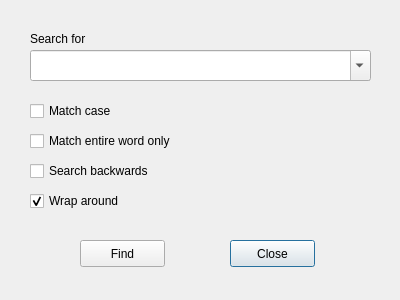
<?xml version="1.0" encoding="UTF-8"?>
<ui version="4.0">
 <class>FindDialog</class>
 <widget class="QDialog" name="FindDialog">
  <property name="geometry">
   <rect>
    <x>0</x>
    <y>0</y>
    <width>400</width>
    <height>300</height>
   </rect>
  </property>
  <property name="windowTitle">
   <string>Find</string>
  </property>
  <property name="sizeGripEnabled">
   <bool>false</bool>
  </property>
  <property name="modal">
   <bool>false</bool>
  </property>
  <widget class="QLabel" name="label">
   <property name="geometry">
    <rect>
     <x>30</x>
     <y>30</y>
     <width>64</width>
     <height>17</height>
    </rect>
   </property>
   <property name="text">
    <string>Search for</string>
   </property>
  </widget>
  <widget class="QCheckBox" name="checkBox_1">
   <property name="geometry">
    <rect>
     <x>30</x>
     <y>100</y>
     <width>94</width>
     <height>22</height>
    </rect>
   </property>
   <property name="text">
    <string>Match case</string>
   </property>
  </widget>
  <widget class="QCheckBox" name="checkBox_2">
   <property name="geometry">
    <rect>
     <x>30</x>
     <y>130</y>
     <width>169</width>
     <height>22</height>
    </rect>
   </property>
   <property name="text">
    <string>Match entire word only</string>
   </property>
  </widget>
  <widget class="QCheckBox" name="checkBox_3">
   <property name="geometry">
    <rect>
     <x>30</x>
     <y>160</y>
     <width>134</width>
     <height>22</height>
    </rect>
   </property>
   <property name="text">
    <string>Search backwards</string>
   </property>
   <property name="checked">
    <bool>false</bool>
   </property>
  </widget>
  <widget class="QCheckBox" name="checkBox_4">
   <property name="geometry">
    <rect>
     <x>30</x>
     <y>190</y>
     <width>106</width>
     <height>22</height>
    </rect>
   </property>
   <property name="text">
    <string>Wrap around</string>
   </property>
   <property name="checked">
    <bool>true</bool>
   </property>
   <property name="tristate">
    <bool>false</bool>
   </property>
  </widget>
  <widget class="QComboBox" name="comboBox">
   <property name="geometry">
    <rect>
     <x>30</x>
     <y>50</y>
     <width>341</width>
     <height>31</height>
    </rect>
   </property>
   <property name="editable">
    <bool>true</bool>
   </property>
  </widget>
  <widget class="QPushButton" name="pushButton_close">
   <property name="geometry">
    <rect>
     <x>230</x>
     <y>240</y>
     <width>85</width>
     <height>27</height>
    </rect>
   </property>
   <property name="text">
    <string>Close</string>
   </property>
  </widget>
  <widget class="QPushButton" name="pushButton_find">
   <property name="geometry">
    <rect>
     <x>80</x>
     <y>240</y>
     <width>85</width>
     <height>27</height>
    </rect>
   </property>
   <property name="text">
    <string>Find</string>
   </property>
  </widget>
 </widget>
 <resources/>
 <connections>
  <connection>
   <sender>pushButton_close</sender>
   <signal>clicked(bool)</signal>
   <receiver>FindDialog</receiver>
   <slot>close()</slot>
   <hints>
    <hint type="sourcelabel">
     <x>303</x>
     <y>257</y>
    </hint>
    <hint type="destinationlabel">
     <x>351</x>
     <y>258</y>
    </hint>
   </hints>
  </connection>
 </connections>
</ui>
